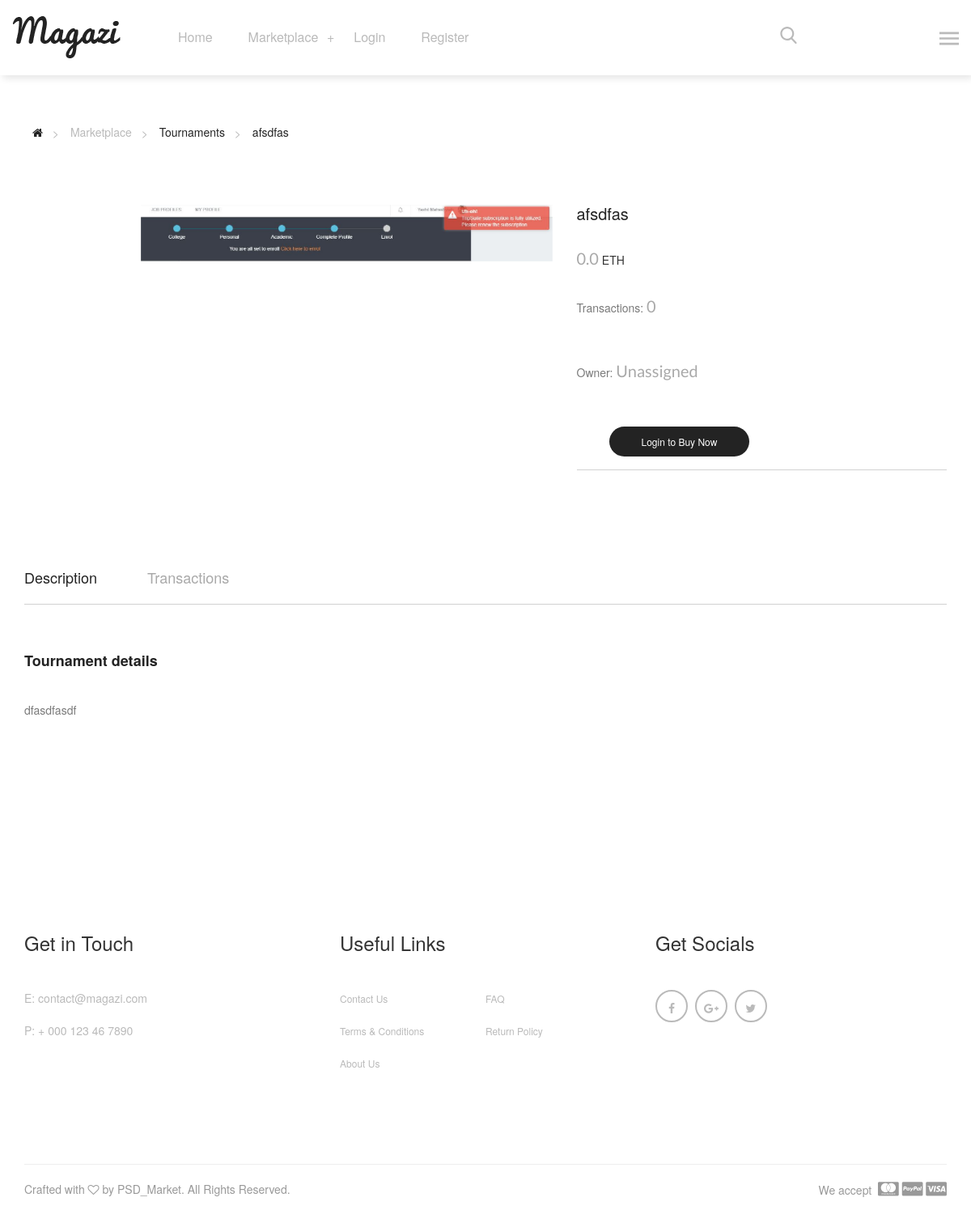
/tournaments/2, run on an earlier commit of the app's database.
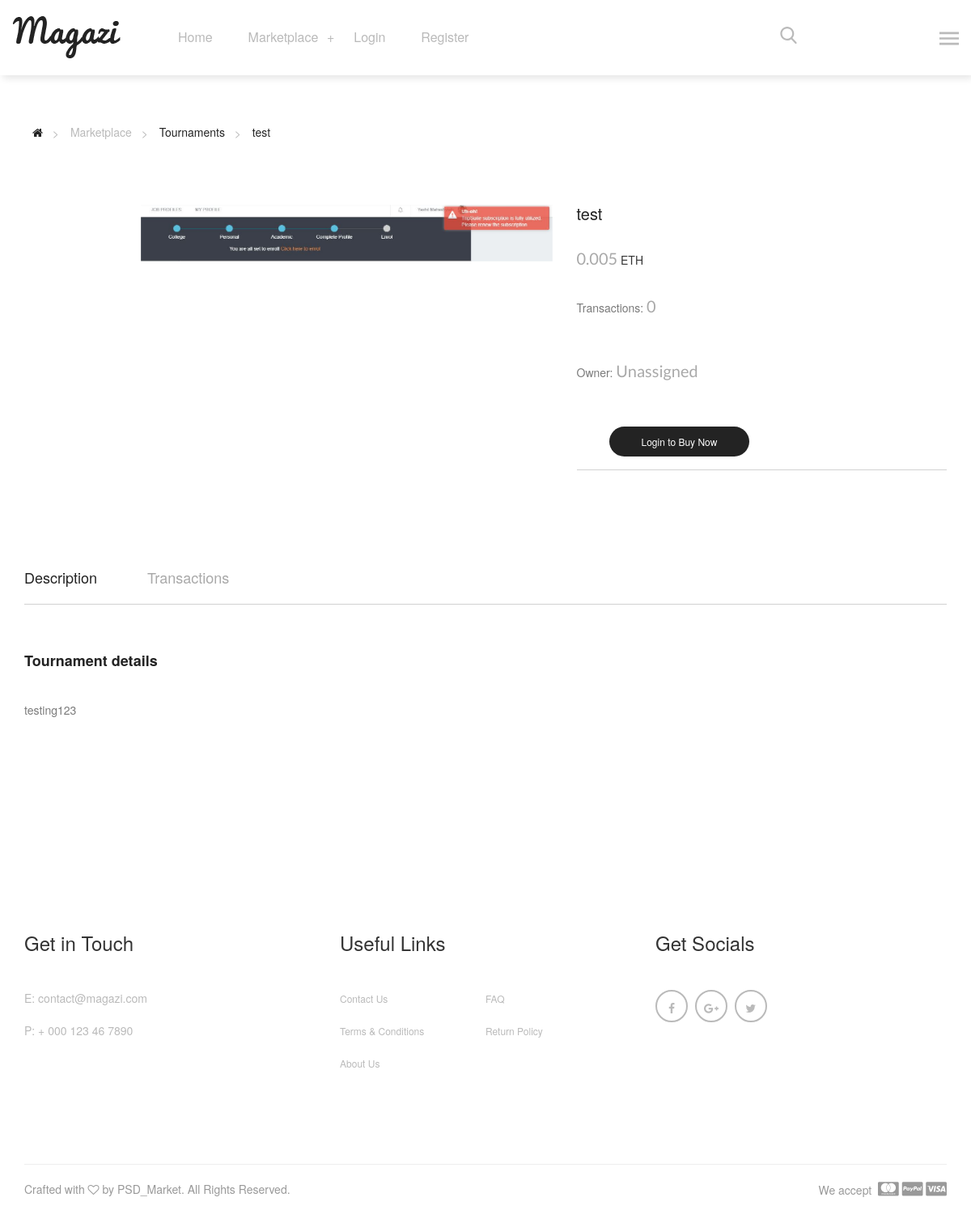
And on a later commit of the database.
### website/models.py (models this page shows, shortened)
class Card(models.Model):
    CARD_TYPES = (
        ("Player", 'Player'),
        ("Owner", 'Owner'),
        ("Tournament", 'Tournament'),
        ("Board", 'Board'),
        ("Country", 'Country'),
        ("ICC", 'ICC'),
    )
    card_type = models.CharField(
        max_length=11,
        choices=CARD_TYPES,
        default="Player"
    )
    name = models.CharField(max_length=100, null=False)
    description = models.TextField(max_length=3000)
    transactions = 0
    owner = models.CharField(max_length=50, default="Unassigned")
    last_bid = models.FloatField(default=0)
    eth_id = models.IntegerField(null=True, blank=True)
    image = models.ImageField(null=True, blank=True)
    icc_ranking = models.IntegerField(blank=True, null=True)
    country = models.CharField(max_length=100, null=True, blank=True)
    ipl_team = models.CharField(max_length=100, null=True, blank=True)

### website/views.py (the view)
# urls.py: path('tournaments/<int:item_id>', views.card_details, name='tournament'),
def card_details(request, item_id):
    selected_item = get_object_or_404(Card, pk=item_id)
    card_type = selected_item.card_type
    index = text_s.index(card_type)
    context = {'item': selected_item, 'text_s': text_s[index], 'text_p': text_p[index]}
    if not request.user.is_staff and request.user.is_authenticated:
        profile = get_object_or_404(Profile, user_id=request.user.id)
        context['eth_address'] = profile.eth_address
    return render(request, 'website/details.html', context=context)

### website/context_processors.py (called while the page is built)
def marketplace_items_context(request):
    return {
        'marketplace_items': marketplace_item_list,
        'multiplier': multiplier,
        'buy_form': BuyForm,
    }

### website/templatetags/custom_tags.py (called while the page is built)
@register.filter
def multiply(qty, unit_price):
    return float(qty) * float(unit_price)

### website/templates/website/details.html (shortened to what this page needs)
{% extends 'website/base.html' %}
{% load staticfiles %}
{% load custom_tags %}
{% block content %}
    <main>
        <div class="magazi-pages-links margin-bottom-80 padding-top-60">
            <div class="container">
                <ul>
                    <li><a href="#" title=""><i class="fa fa-home"></i></a></li>
                    <li><span>Marketplace</span></li>
                    <li><a href="{% url text_p|lower %}" title="">{{ text_p }}</a></li>
                    <li><a href="{% url text_s|lower item_id=item.id %}" title="">{{ item.name }}</a></li>
                </ul>
            </div>
        </div>
        <div class="magazi-product-complete-dt">
            <div class="container">
                <div class="row">
                    {% if item.image %}
                        <div class="col-md-7">
                            <div class="magazi-product-pics">
                                <div class="pro-large-preview pull-right">
                                    <div class="slider-for">
                                        <div class="pro-large-img">
                                            <img src="{{ item.image.url }}" alt="pro-img1">
                                        </div>
                                    </div>
                                </div>
                            </div>
                        </div>
                    {% endif %}
                    <div class="col-md-5">
                        <div class="magazi-data-details">
                            <h2>{{ item.name }}</h2>
                            <span>{{ item.last_bid }}</span>&nbsp;ETH
                            <p class="margin-bottom-0">Transactions:&nbsp;<span>{{ item.transactions }}</span></p>
                            <p class="margin-bottom-50">Owner:&nbsp;<span>{{ item.owner }}</span> </p>
                            <div class="handler-cart">
                                <div class="add-to-cart">
                                    {% if user.is_authenticated %}
                                        <a href="#" id="buy_now{{ item.id }}" title="" class="adding-cart">Buy Now</a>
                                    {% else %}
                                        <a href="{% url 'login' %}" title="" class="adding-cart">Login to Buy Now</a>
                                    {% endif %}
                                </div>
                            </div>
                        </div>
                    </div>
                </div>
            </div>
        </div>
        <div class="magazi-details-tab margin-top-100">
            <div class="container">
                <div class="magazi-tabs">
                    <ul class="nav nav-tabs" role="tablist">
                        <li role="presentation" class="active"><a href="#description" aria-controls="description" role="tab" data-toggle="tab">Description</a></li>
                        <li role="presentation"><a href="#size" aria-controls="size" role="tab" data-toggle="tab">Transactions</a></li>
                      </ul>
                </div>
                <div class="magazi-tabs-details">
                     <div class="tab-content">
                        <div role="tabpanel" class="tab-pane active" id="description">
                            <div class="description-details">
                                <h3>{{ text_s }} details</h3>
                                <p class="margin-bottom-100">{{ item.description }}</p>
                            </div>
                        </div>
                      </div>
                </div>
            </div>
        </div>
    </main>
{% endblock %}

What changed in the data, as far as the page shows it:
changed Card "Unassigned": name "afsdfas" → "test"; last_bid "0.0" → "0.005"; description "dfasdfasdf" → "testing123"
